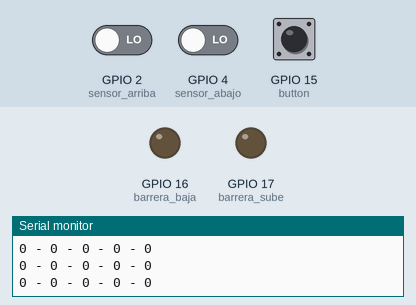
Recording of a sketch running on a simulated ESP32. On the bench: output pins drawn as LEDs (lit = HIGH), the last lines printed to the serial monitor. Dashed ring = blinking. The test bench sets the inputs (shaded band); at power-on: GPIO 15 (button) LOW, GPIO 2 (sensor_arriba) LOW, GPIO 4 (sensor_abajo) LOW.

Above: at 1.2 s.
1.3 s: GPIO 15 (button) pulled HIGH for 0.15 s
2.9 s: GPIO 2 (sensor_arriba) driven HIGH and GPIO 15 (button) driven HIGH
At 3.7 s:
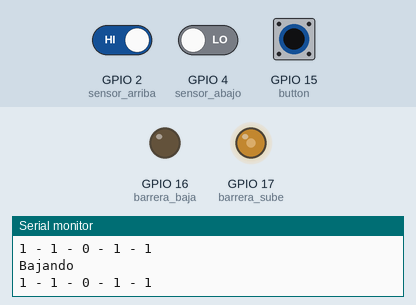
4.4 s: GPIO 2 (sensor_arriba) driven LOW
At 4.9 s:
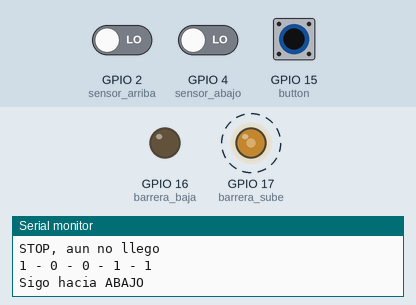
7.4 s: GPIO 4 (sensor_abajo) driven HIGH
At 8.6 s:
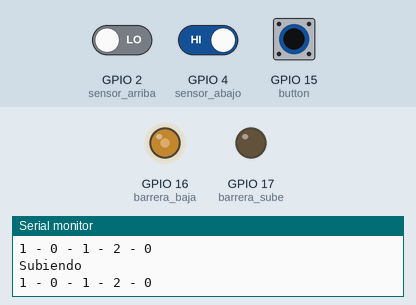
8.9 s: GPIO 4 (sensor_abajo) driven LOW
At 11.8 s:
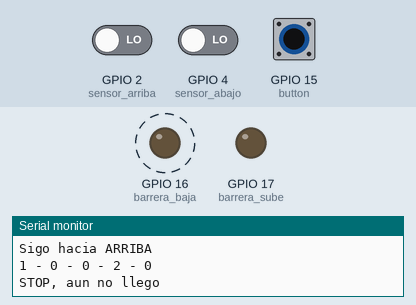
11.9 s: GPIO 15 (button) driven LOW
At 12.4 s:
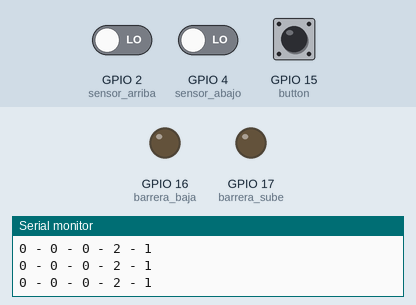
Timing chart, 0 to 14.4 s (numbered marks = the images above; inputs shaded):
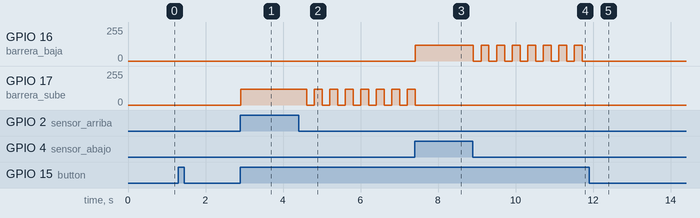

Measured:
- after the input at 2.9 s, GPIO 17 (barrera_sube): 0/255 → 120/255 at once
- after the input at 4.4 s, GPIO 17 (barrera_sube): alternates 120/255 for 0.20 s and 0/255 for 0.20 s, starting after 0.21 s
- after the input at 7.4 s, GPIO 16 (barrera_baja): 0/255 → 120/255 at once; GPIO 17 (barrera_sube): goes on until 7.4 s, then stays 0/255
- after the input at 8.9 s, GPIO 16 (barrera_baja): alternates 120/255 for 0.20 s and 0/255 for 0.20 s, starting at once
- after the input at 11.9 s, GPIO 16 (barrera_baja): stops changing and stays 0/255

The sketch:

BarreraBasico.ino
```cpp
const int button = 15;
const int sensor_arriba = 2;
const int sensor_abajo = 4;
const int barrera_sube = 17;
const int barrera_baja = 16;
int estado_botton, funcionamiento, estado_s_arriba, estado_s_abajo;
boolean parada = false;
const int canalPWM = 0;
const int canalPWM1 = 1;
const int F = 10000;
const int resolucion = 8;


void setup() {
  Serial.begin(115200);
  pinMode(button, INPUT);
  pinMode(sensor_arriba, INPUT);

  ledcSetup(canalPWM, F, resolucion);
  ledcSetup(canalPWM1, F, resolucion);
  ledcAttachPin(barrera_sube, canalPWM);
  ledcAttachPin(barrera_baja, canalPWM1);

}

void loop() {

  estado_botton = digitalRead(button);
  estado_s_arriba = digitalRead(sensor_arriba);
  estado_s_abajo = digitalRead(sensor_abajo);


  if (estado_botton == 1 and estado_s_arriba == 1) {
    ledcWrite(canalPWM, 120);
    ledcWrite(canalPWM1, 0);
    funcionamiento = 1;
    Serial.println("Bajando");
  }

  else if (estado_botton == 1 and estado_s_abajo == 1) {
    ledcWrite(canalPWM, 0);
    ledcWrite(canalPWM1, 120);
    funcionamiento = 2;
    Serial.println("Subiendo");
  }

  else if (estado_s_abajo == 1 and funcionamiento == 1) {
    ledcWrite(canalPWM, 0);
    ledcWrite(canalPWM1, 0);
    Serial.println("STOP, llegue ABAJO");

  }

  else if (estado_s_arriba == 1 and funcionamiento == 2) {
    ledcWrite(canalPWM, 0);
    ledcWrite(canalPWM1, 0);
    Serial.println("STOP, llegue ARRIBA");

  }

  else if (estado_botton == 1 and parada == true and funcionamiento == 1) {
    ledcWrite(canalPWM, 120);
    ledcWrite(canalPWM1, 0);
    Serial.println("Sigo hacia ABAJO");
    parada = false;
    delay(100);


  }

  else if (estado_botton == 1 and parada == true and funcionamiento == 2) {
    ledcWrite(canalPWM, 0);
    ledcWrite(canalPWM1, 120);
    Serial.println("Sigo hacia ARRIBA");
    parada = false;
    delay(100);


  }

  else if (estado_botton == 1 and estado_s_arriba == 0 and estado_s_abajo == 0) {
    ledcWrite(canalPWM, 0);
    ledcWrite(canalPWM1, 0);
    Serial.println("STOP, aun no llego");
    parada = true;
    delay(100);

  }

  Serial.print(estado_botton);
  Serial.print(" - ");
  Serial.print(estado_s_arriba);
  Serial.print(" - ");
  Serial.print(estado_s_abajo);
  Serial.print(" - ");
  Serial.print(funcionamiento);
  Serial.print(" - ");
  Serial.println(parada);
  delay(100);


}
```
